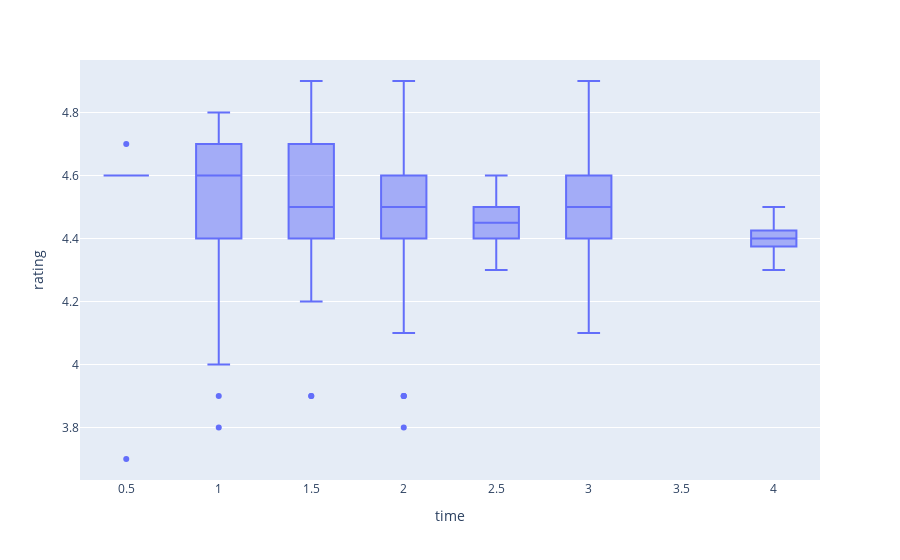

Here is the notebook cell this chart was saved with:
### Code cell
x = 'time'
y = 'rating'
text = 'name'

#filter outliers
temp_df = df[[x, y]]
temp_df = temp_df.loc[temp_df.apply(lambda x: np.abs(x - x.mean()) / x.std() < 3).all(axis = 1)]

fig = px.box(temp_df, x=x, y=y)
fig.show()

outliers = df[[x, y]].dropna()
outliers = outliers.loc[~outliers.apply(lambda x: np.abs(x - x.mean()) / x.std() < 3).all(axis = 1)]
outliers.merge(df, how = 'left', left_index = True, right_index = True, suffixes = ['', '_y'])[[text, x, y]].sort_values(by = y)

### Figure 1 — Plotly figure (JSON) as saved in the notebook; plotly's stock layout.template omitted (floating-point values rounded to 4 significant figures; data arrays with more than 128 entries replaced by an {"elided": "..."} marker saying what was removed)
{"data": [{"alignmentgroup": "True", "hovertemplate": "time=%{x}<br>rating=%{y}<extra></extra>", "legendgroup": "", "marker": {"color": "#636efa"}, "name": "", "notched": false, "offsetgroup": "", "orientation": "v", "showlegend": false, "type": "box", "x": {"elided": "314 float values"}, "x0": " ", "xaxis": "x", "y": {"elided": "314 float values"}, "y0": " ", "yaxis": "y"}], "layout": {"autosize": true, "boxmode": "group", "legend": {"tracegroupgap": 0}, "margin": {"t": 60}, "xaxis": {"anchor": "y", "autorange": true, "domain": [0, 1], "range": [0.25, 4.25], "title": {"text": "time"}, "type": "linear"}, "yaxis": {"anchor": "x", "autorange": true, "domain": [0, 1], "range": [3.633, 4.967], "title": {"text": "rating"}, "type": "linear"}}}
